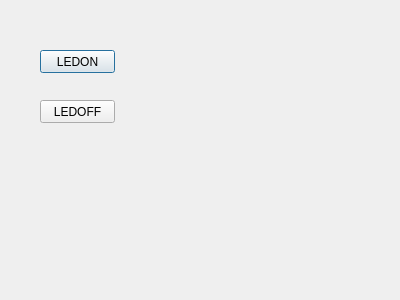
<?xml version="1.0" encoding="UTF-8"?>
<ui version="4.0">
 <class>Dialog</class>
 <widget class="QDialog" name="Dialog">
  <property name="geometry">
   <rect>
    <x>0</x>
    <y>0</y>
    <width>400</width>
    <height>300</height>
   </rect>
  </property>
  <property name="windowTitle">
   <string>Dialog</string>
  </property>
  <widget class="QPushButton" name="LEDONBTN">
   <property name="geometry">
    <rect>
     <x>40</x>
     <y>50</y>
     <width>75</width>
     <height>23</height>
    </rect>
   </property>
   <property name="text">
    <string>LEDON</string>
   </property>
  </widget>
  <widget class="QLabel" name="GREEN_LED">
   <property name="geometry">
    <rect>
     <x>150</x>
     <y>40</y>
     <width>80</width>
     <height>73</height>
    </rect>
   </property>
   <property name="text">
    <string/>
   </property>
  </widget>
  <widget class="QPushButton" name="LEDOFFBTN">
   <property name="geometry">
    <rect>
     <x>40</x>
     <y>100</y>
     <width>75</width>
     <height>23</height>
    </rect>
   </property>
   <property name="text">
    <string>LEDOFF</string>
   </property>
  </widget>
 </widget>
 <resources>
  <include location="C:/Users/Lidor/Desktop/LED TEST/TEST.qrc"/>
  <include location="resources/test.qrc"/>
 </resources>
 <connections/>
</ui>
